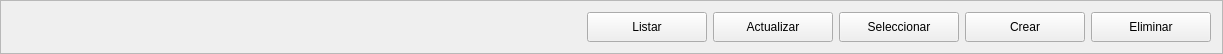
                <widget class="QFrame" name="frame_5">
                 <property name="minimumSize">
                  <size>
                   <width>0</width>
                   <height>0</height>
                  </size>
                 </property>
                 <property name="maximumSize">
                  <size>
                   <width>16777215</width>
                   <height>50</height>
                  </size>
                 </property>
                 <property name="frameShape">
                  <enum>QFrame::StyledPanel</enum>
                 </property>
                 <property name="frameShadow">
                  <enum>QFrame::Raised</enum>
                 </property>
                 <layout class="QHBoxLayout" name="horizontalLayout_12">
                  <item>
                   <spacer name="horizontalSpacer_10">
                    <property name="orientation">
                     <enum>Qt::Horizontal</enum>
                    </property>
                    <property name="sizeHint" stdset="0">
                     <size>
                      <width>575</width>
                      <height>20</height>
                     </size>
                    </property>
                   </spacer>
                  </item>
                  <item>
                   <widget class="QPushButton" name="btn_listar_3">
                    <property name="minimumSize">
                     <size>
                      <width>120</width>
                      <height>30</height>
                     </size>
                    </property>
                    <property name="text">
                     <string>Listar</string>
                    </property>
                   </widget>
                  </item>
                  <item>
                   <widget class="QPushButton" name="btn_acutalizar_3">
                    <property name="minimumSize">
                     <size>
                      <width>120</width>
                      <height>30</height>
                     </size>
                    </property>
                    <property name="text">
                     <string>Actualizar</string>
                    </property>
                   </widget>
                  </item>
                  <item>
                   <widget class="QPushButton" name="btn_seleccionar_3">
                    <property name="minimumSize">
                     <size>
                      <width>120</width>
                      <height>30</height>
                     </size>
                    </property>
                    <property name="text">
                     <string>Seleccionar</string>
                    </property>
                   </widget>
                  </item>
                  <item>
                   <widget class="QPushButton" name="btn_crear_3">
                    <property name="minimumSize">
                     <size>
                      <width>120</width>
                      <height>30</height>
                     </size>
                    </property>
                    <property name="text">
                     <string>Crear</string>
                    </property>
                   </widget>
                  </item>
                  <item>
                   <widget class="QPushButton" name="btn_eliminar_3">
                    <property name="minimumSize">
                     <size>
                      <width>120</width>
                      <height>30</height>
                     </size>
                    </property>
                    <property name="text">
                     <string>Eliminar</string>
                    </property>
                   </widget>
                  </item>
                 </layout>
                </widget>
